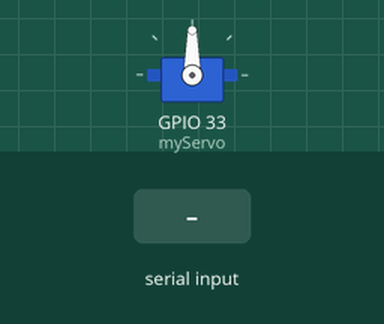
This sketch was run on a simulated ESP32. Parts: servo. The test bench sets the inputs (shaded band). What the sketch prints to the serial monitor is not drawn.

Above: at 1.2 s.
1.3 s: "A\n" received over Serial
At 6.2 s:
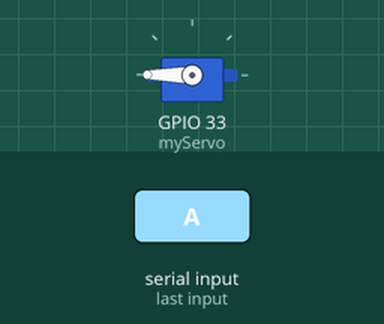
6.7 s: "B\n" received over Serial
At 7.18 s:
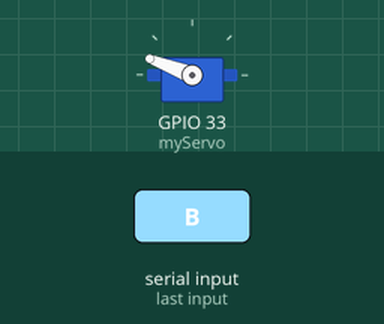
At 11.3 s:
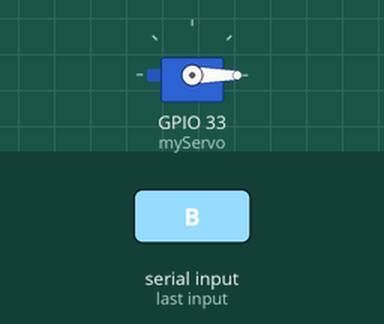
Timing chart, 0 to 12.8 s (numbered marks = the images above; inputs shaded):
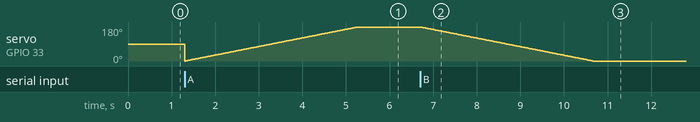

Measured:
- after the input at 6.7 s, servo on GPIO 33 (myServo): moves from 180° to 0° over 3.9 s, starting at once

The sketch:

Servo.ino
```cpp
#include <ESP32Servo.h>

Servo myServo;
String input;

void setup() {
  Serial.begin(115200);
  myServo.setPeriodHertz(50);
  myServo.attach(33);
  Serial.println("ENTER A OR B");
}

void loop() {
  if(Serial.available()){
    input = Serial.readStringUntil('\n');
    if (input == "A") {
      for(int i = 0; i <= 180; i++) {
        myServo.write(i);
        delay(22);
      }
    }
    else if (input == "B") {
      for(int i = 180; i >= 0; i--) {
        myServo.write(i);
        delay(22);
      }
    }
  }
}

/*
void loop() {

  Serial.readString()
  myServo.write(0);    // Move servo to 0 degrees
  //Serial.println("CLOSED");
  delay(500);         // Wait

  myServo.write(90);   // Move servo to 90 degrees
  //Serial.println("OPEN");
  delay(500);         // Wait
  //Serial.println("**********");

  //myServo.write(180);  // Move servo to 180 degrees
  //delay(1000);         // Wait for 1 second
}
*/
```
